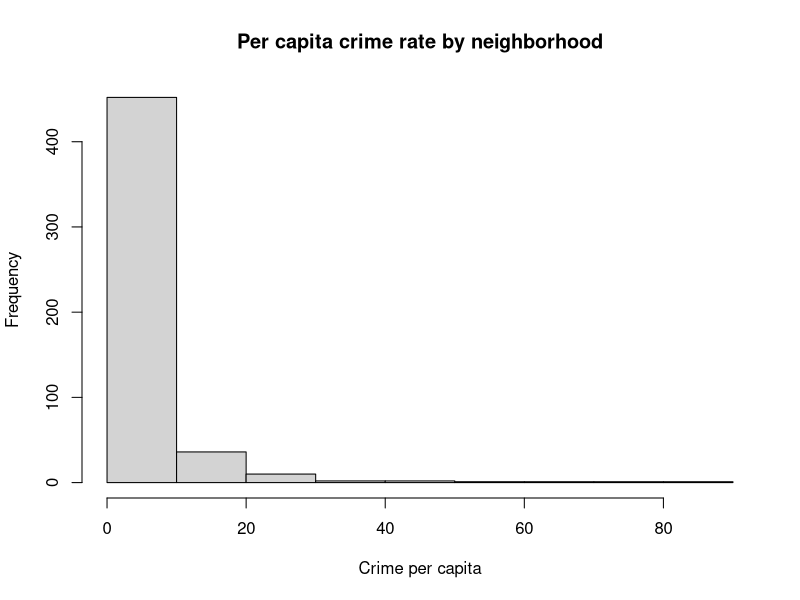
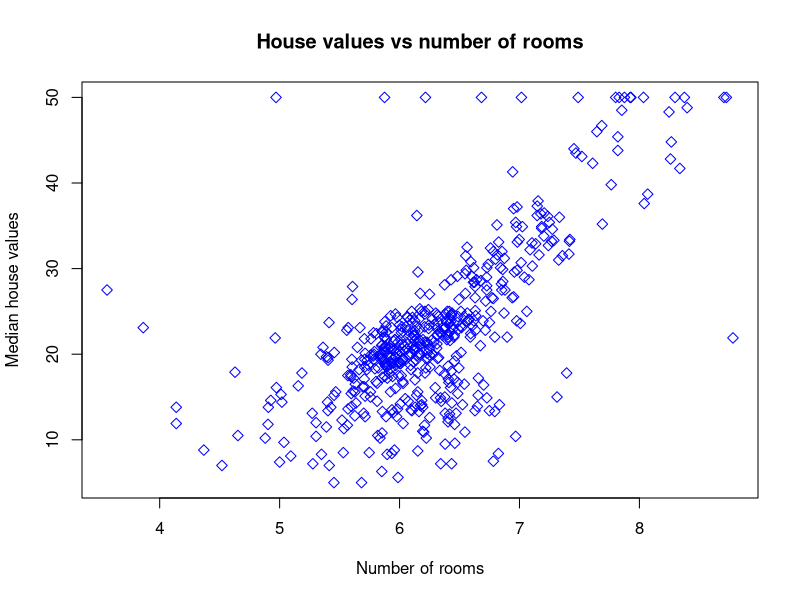
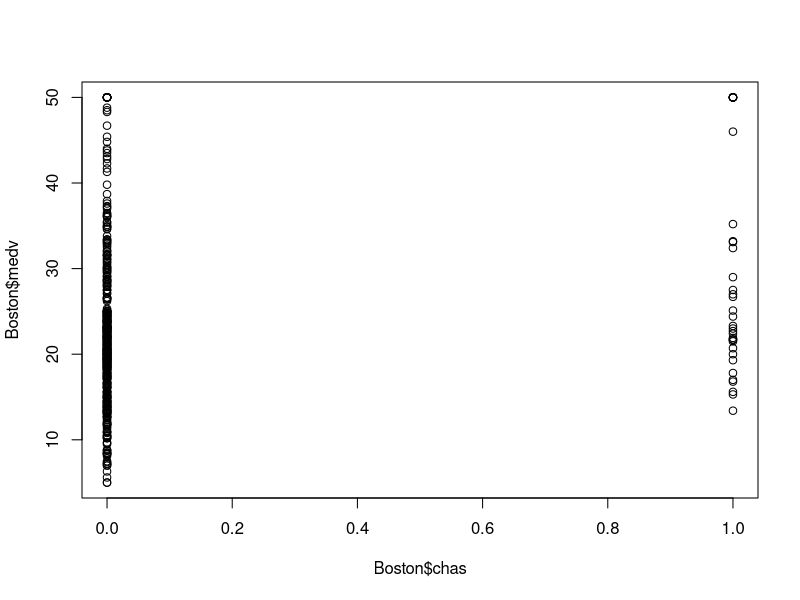
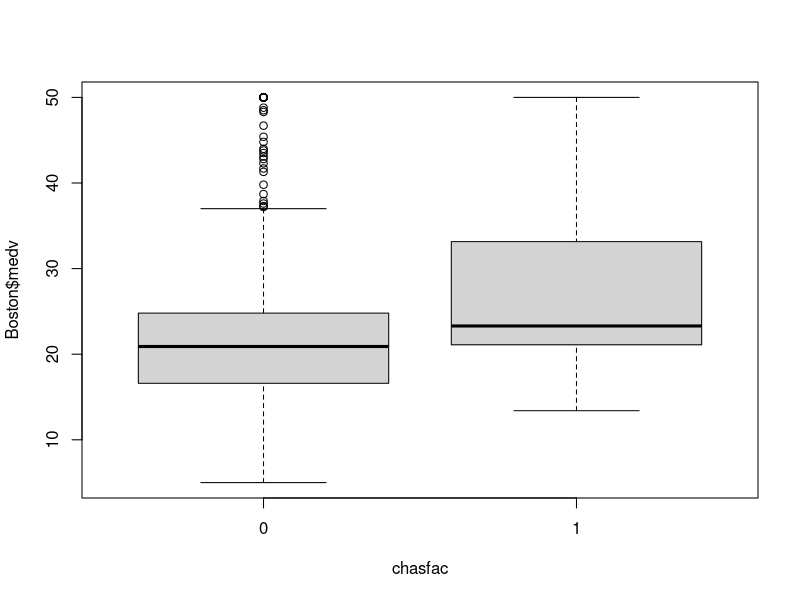
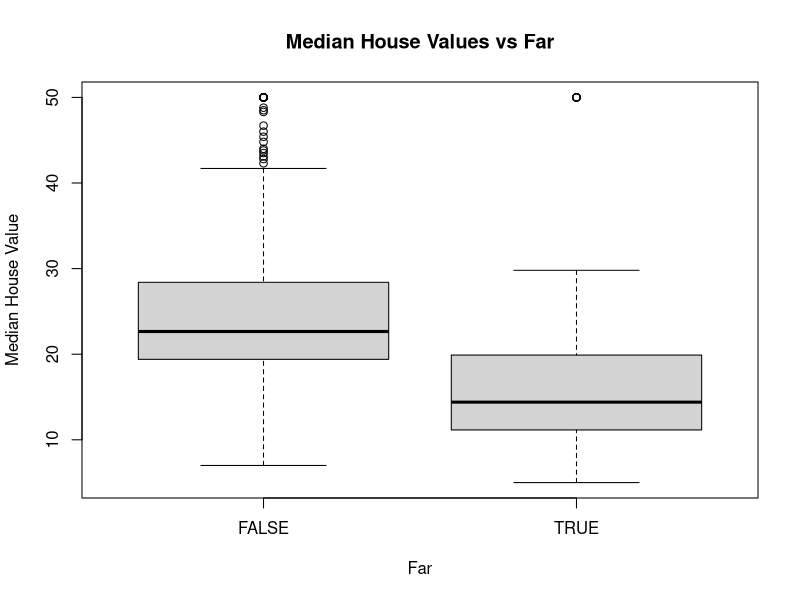

Generate these figures, in order, with R:
## ---- chunk 1
library(MASS)
data(Boston)
str(Boston)
## ---- chunk 2
head(Boston, n=5)
tail(Boston, n=2)
Boston[5,]
head(Boston[1], n=3)
names(Boston)
## ---- chunk 3
mean(Boston[,1])
median(Boston[,1])
range(Boston[,1])
## ---- chunk 4
hist(Boston$crim, main="Per capita crime rate by neighborhood", xlab="Crime per capita", ylab="Frequency")
## ---- chunk 5
cor(Boston$crim, Boston$medv)
## ---- chunk 6
plot(Boston$medv~Boston$rm, main="House values vs number of rooms", xlab="Number of rooms", ylab="Median house values", col="blue", pch=5)
cor(Boston$medv, Boston$rm)
## ---- chunk 7
is.factor(Boston$chas)
plot(Boston$medv~Boston$chas)
chasfac <- factor(Boston$chas)
plot(Boston$medv~chasfac)
## ---- chunk 8
typeof(Boston$rad)
summary(Boston$rad)
unique(Boston$rad)
sumrad <- sum(Boston$rad==24)
percentage <- sumrad/nrow(Boston)*100
percentage
## ---- chunk 9
far <- ifelse(Boston$rad==24, TRUE, FALSE)
far <- factor(far)
plot(Boston$medv~far, xlab="Far", ylab="Median House Value", main="Median House Values vs Far")
## ---- chunk 10
summary(Boston[,c(1,6,13,14)])
rowmaxmedv <- which.max(Boston[,14])
str(Boston[rowmaxmedv,c(1,6,13,14)])
